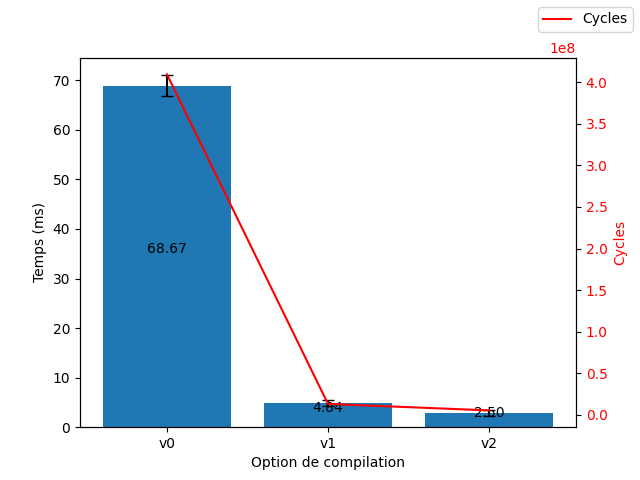

Write Python code to recreate this figure.
import matplotlib.pyplot as plt
import numpy as np
A=[[66.78, 71.32, 68.67],
   [5.44, 4.25, 4.84],
   [3.55, 2.37, 2.50]]
Cycle = [409750026.000, 12745729.500, 4952661.000]
Info = ["v0", "v1", "v2"]

# Calculate the mean and confidence interval for each list in A
means = [np.mean(l) for l in A]
stds = [np.std(l) for l in A]
confidences_intervals = [1.96 * (std / np.sqrt(len(l))) for std, l in zip(stds, A)]
medians = [np.median(l) for l in A]

# Plot the histogram with the mean and confidence interval
fig, ax = plt.subplots()
bar = ax.bar(Info, means, yerr=confidences_intervals,capsize=4)
ax.set_xlabel("Option de compilation")
ax.set_ylabel("Temps (ms)")

# Add the median values for each bar
for i, rect in enumerate(bar):
    ax.text(rect.get_x() + rect.get_width() / 2, rect.get_y() + rect.get_height() / 2,
            '{:.2f}'.format(medians[i]), ha='center', va='bottom', fontsize=10)

# Add the second line plot
ax2 = ax.twinx()
ax2.plot(Info, Cycle, 'r', label='Cycles')
ax2.set_ylabel("Cycles", color='r')
ax2.tick_params(axis='y', labelcolor='r')

fig.legend()
plt.show()
